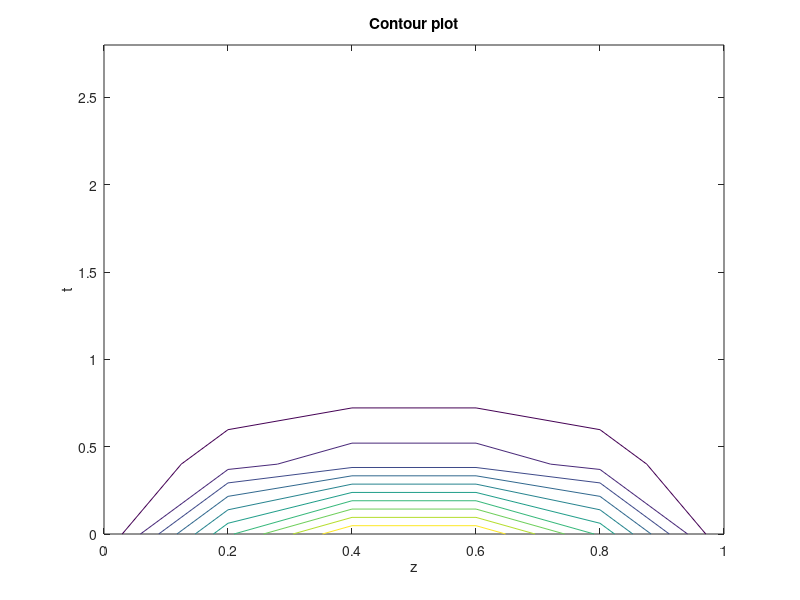
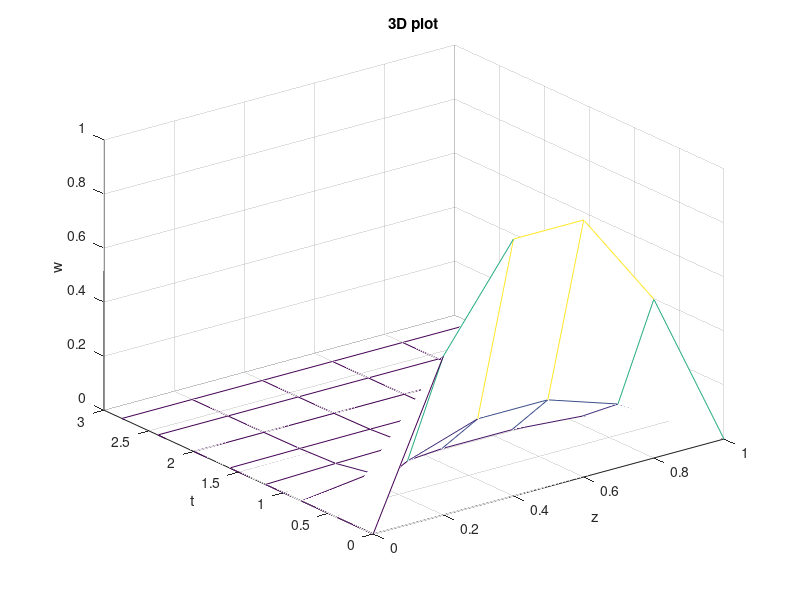

These figures' MATLAB source, in order:
clc; close all; clear;

initial = @(z) sin(pi*z); % Initial condition
exact = @(a, t, z) exp(-pi^2 * a^2 * t) * sin(pi*z); % Exact solution

a = sqrt(0.2);
h = 0.4;       % Step along 't' axis
r = 0.2;       % Step along 'z' axis
z_max = 1;     % z constraint
t_max = 3;     % t constraint
bound_0 = 0;   % Boundary at 0
bound_max = 0; % Boundary at z_max

t = 0:h:t_max;
z = 0:r:z_max;

len_t = length(t);
len_z = length(z);

exact_sol = zeros(1, len_z);
w = zeros(len_t, len_z);

for i=1:len_z
    w(1, i) = initial(z(i));
end

for i=1:len_z
    w(i, 1) = bound_0;
    w(i, len_z) = bound_max;
end

for i=2:len_t
    for k=2:len_z-1
        w(i, k) = w(i-1, k) + a^2 * h * (w(i-1, k+1) - 2 * w(i-1, k) + w(i-1, k-1)) / (r^2);
    end
end

for i=1:len_z
    exact_sol(i) = exact(a, t(i), z(i));
end

mse = sqrt(mean((exact_sol - w).^2));
disp(mse)

c_plot = figure(1);
contour(z, t, w);
xlabel('z');
ylabel('t');
title("Contour plot");
saveas(c_plot, 'contour.png');

m_plot = figure(2);
mesh(z, t, w);
xlabel('z');
ylabel('t');
zlabel('w');
title("3D plot");
saveas(m_plot, '3d.png');